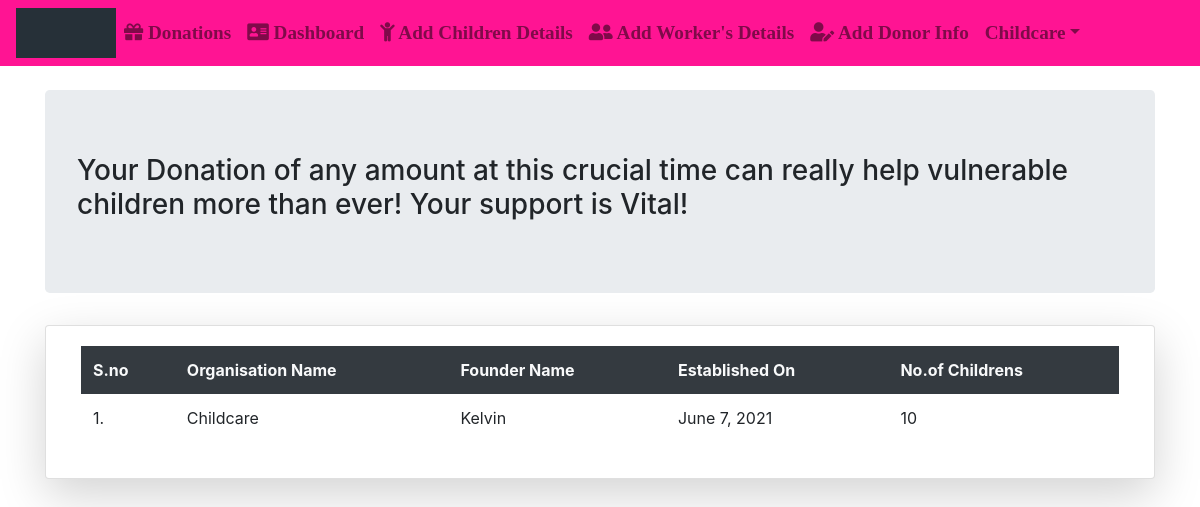
/details/ (signed in), run on the app's committed database.
### App/models.py (models this page shows)
class User(AbstractUser):
	img= models.ImageField(upload_to='Profiles/',default="profile.png")
	dob=models.DateField(null=True,blank=True)
	g=[('Male','Male'),('Female','Female')]
	gender=models.CharField(max_length=10,choices=g,null=True,blank=True)
	ph_no=models.CharField(max_length=10)
	pan_no=models.CharField(max_length=10,null=True,blank=True)
	address=models.CharField(max_length=100)
	postal_code=models.CharField(max_length=7)
	city=models.CharField(max_length=20)
	state=models.CharField(max_length=20,default='Andhra Pradesh')
	country=models.CharField(max_length=20,default='India')
	idgen = models.TextField(blank=True)
	p=[(1,'Donor'),(2,'Organisation'),(3,'Guest')]
	role=models.IntegerField(choices=p,default=3)

class Orgdetails(models.Model):
	org_name=models.CharField(max_length=50,default="Organisation Name")
	found_name=models.CharField(max_length=50,default="Founder Name")
	est_date=models.DateField(null=True)
	no_of_childrens=models.IntegerField(default=0)
	us=models.OneToOneField(User,on_delete=models.CASCADE)

### App/views.py (the view)
# urls.py: path('details/',views.details,name="details"),
def details(request):
	q=Orgdetails.objects.all()
	return render(request,'html/details.html',{'q':q})

### App/templates/html/details.html (shortened to what this page needs)
{% extends 'html/base.html' %}
{% block content %}
<div class="container">
      <div class="jumbotron mt-4">
            <h3>Your Donation of any amount at this crucial time can really help vulnerable children more than ever! Your support is Vital!</h3>
      </div>
		<div class="card col-md mt-2 shadow-lg">
			<div class="card-body">
				<table class="table table-borderless table-center">
					<tr class="bg-dark text-light">
						<th>S.no</th>
						<th>Organisation Name</th>
						<th>Founder Name</th>
						<th>Established On</th>
						<th>No.of Childrens</th>
					</tr>
            		{% for i in q %}
            		<tr>
            			<td>{{forloop.counter}}.</td>
            			<td>{{i.org_name}}</td>
            			<td>{{i.found_name}}</td>
            			<td>{{i.est_date}}</td>
            			<td>{{i.no_of_childrens}}</td>
            		</tr>
            		{% endfor %}
            	</table>
</div>
{% endblock %}

### App/templates/html/navbar.html (shortened to what this page needs)
{% load static %}
<link rel="stylesheet" href="https://use.fontawesome.com/releases/v5.7.0/css/all.css">
<nav class="navbar navbar-expand-md navbar-light" style="background-color:#FF1493;">
  <img src="{% static 'images/gif.gif' %}" alt="logo" style="width:100px;height:50px">
  <div style="font-family:Garamond;font-weight:bold;font-size: 120%;">
  <div class="collapse navbar-collapse" id="collapsibleNavbar">
    <ul class="navbar-nav">
      {% if not user.is_authenticated %}
      <li class="nav-item">
        <a class="nav-link" href="{% url 'hm' %}"><i class="fas fa-home"></i> Home</a>
      </li>
      <li class="nav-item">
        <a class="nav-link" href="{% url 'rg' %}"><i class='fas fa-user-plus'></i> Register Here</a>
      </li>
      <li class="nav-item">
        <a class="nav-link disabled" href="{% url 'lg' %}"><i class="fas fa-address-card"></i> Login</a>
      </li>
{% elif user.role == 2 %}
      <li class="nav-item">
        <a class="nav-link" href="{% url 'vi' %}"><i class='fas fa-gift'></i> Donations</a>
      </li>
      <li class="nav-item">
        <a class="nav-link" href="{% url 'dash' %}"><i class='fas fa-address-card'></i> Dashboard</a>
      </li>
      <li class="nav-item">
        <a class="nav-link" href="{% url 'ci' %}"><i class="fa fa-child"></i> Add Children Details</a>
      </li>
      <li class="nav-item">
        <a class="nav-link" href="{% url 'wi' %}"><i class='fas fa-user-friends'></i> Add Worker's Details</a>
      </li>
      <li class="nav-item">
        <a class="nav-link" href="{% url 'di' %}"><i class='fas fa-user-edit'></i> Add Donor Info</a>
      </li>
      <li class="dropdown">
       <a type="button" class="nav-link dropdown-toggle" data-toggle="dropdown">{{user.username}}</a>
</li>
      {% endif %}
    </ul>
  </div>
  </div>
</nav>

### data on the page
User: username "Childcare"
Orgdetails: org_name "Childcare", found_name "Kelvin", est_date "June 7, 2021", no_of_childrens "10"
